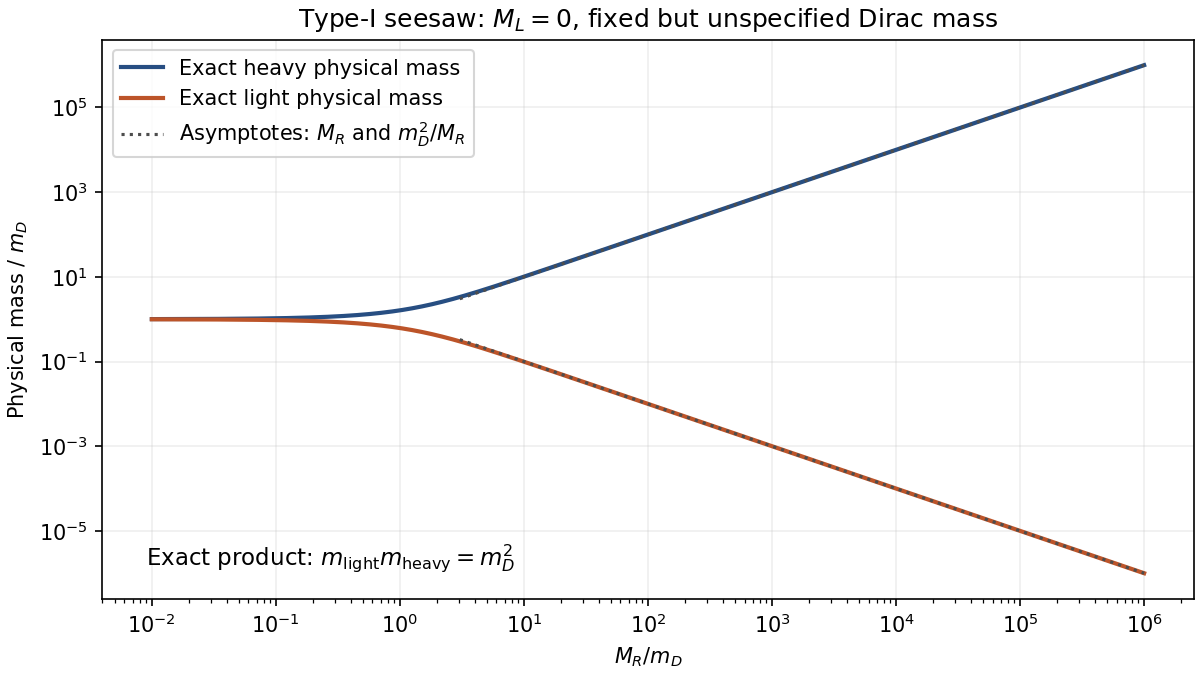

Recreate this plot in Python.
"""Original dimensionless one-family seesaw. Python3.14 NumPy Matplotlib."""
import numpy as np
import matplotlib
matplotlib.use("Agg")
import matplotlib.pyplot as plt
r=np.geomspace(.01,1e6,1000)
heavy=(r+np.sqrt(r*r+4))/2
light=2/(r+np.sqrt(r*r+4))
fig,ax=plt.subplots(figsize=(8,4.5),layout="constrained")
ax.loglog(r,heavy,lw=2,color="#274e82",label="Exact heavy physical mass")
ax.loglog(r,light,lw=2,color="#bc5429",label="Exact light physical mass")
ax.loglog(r[r>3],r[r>3],":",color=".3",label=r"Asymptotes: $M_R$ and $m_D^2/M_R$")
ax.loglog(r[r>3],1/r[r>3],":",color=".3")
ax.set(xlabel=r"$M_R/m_D$",ylabel=r"Physical mass / $m_D$",title=r"Type-I seesaw: $M_L=0$, fixed but unspecified Dirac mass")
ax.text(.04,.06,r"Exact product: $m_{\rm light}m_{\rm heavy}=m_D^2$",transform=ax.transAxes,fontsize=11)
ax.legend(fontsize=10);ax.grid(which="major",alpha=.2)
fig.savefig("paper-1-seesaw-scales.png",dpi=150,facecolor="white")
